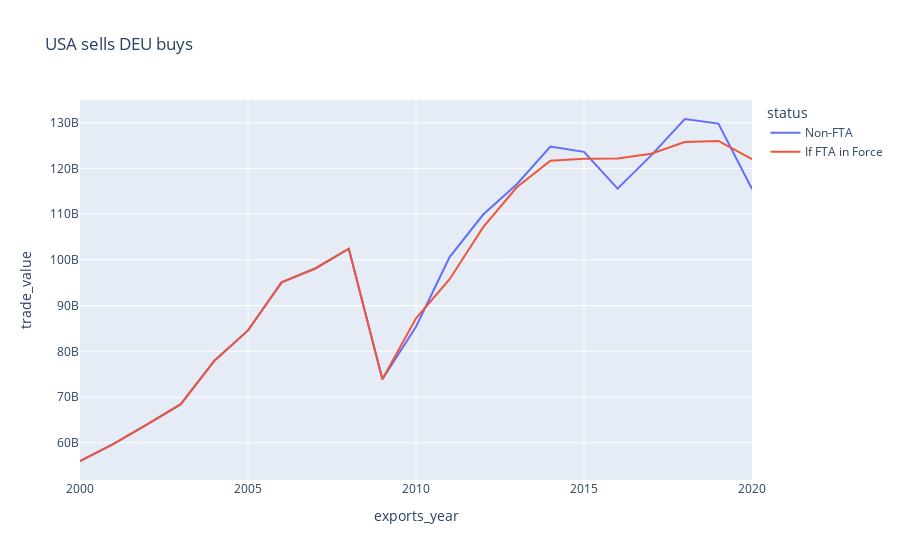
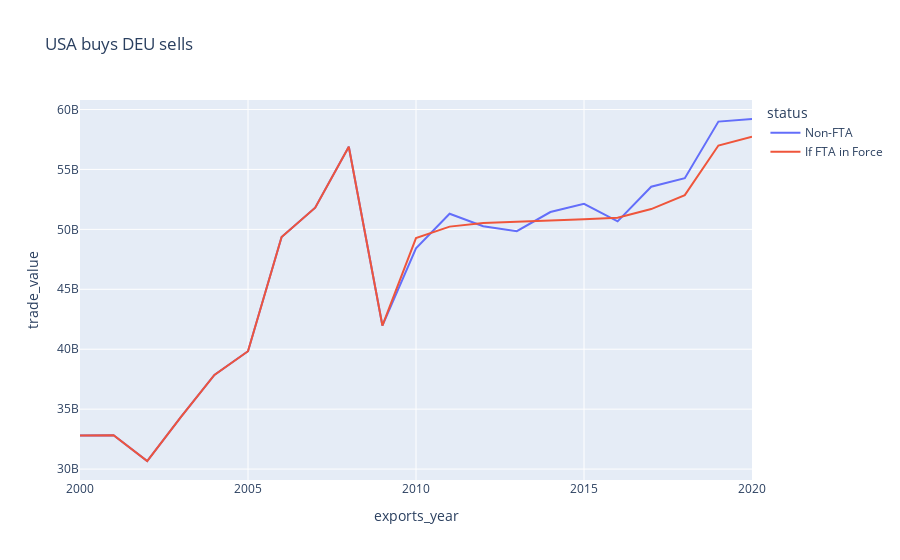

Notebook cell for these charts, in order:
### Code cell
%%time
rf_cv = GridSearchCV(RandomForestRegressor(random_state=100),
                     {'n_estimators':[5, 10, 15, 20, 50, 100], 'max_depth':[5, 10, 15]},
                     cv=5, verbose=3)
rf_cv.fit(X_train, y_train)
show_prediction(df_test, rf_cv.best_estimator_.predict(X_test), counter_country)
print(rf_cv.best_estimator_)
print(rf_cv.best_score_)
print(rf_cv.best_params_)

### Figure 1 — Plotly figure (JSON) as saved in the notebook; plotly's stock layout.template omitted (floating-point values rounded to 4 significant figures)
{"data": [{"hovertemplate": "status=Non-FTA<br>exports_year=%{x}<br>trade_value=%{y}<extra></extra>", "legendgroup": "Non-FTA", "line": {"color": "#636efa", "dash": "solid"}, "marker": {"symbol": "circle"}, "mode": "lines", "name": "Non-FTA", "orientation": "v", "showlegend": true, "type": "scatter", "x": [2000, 2001, 2002, 2003, 2004, 2005, 2006, 2007, 2008, 2009, 2010, 2011, 2012, 2013, 2014, 2015, 2016, 2017, 2018, 2019, 2020], "xaxis": "x", "y": [56015497702, 59741364797, 64012025915, 68436024961, 77960061124, 84571018734, 95091345312, 98118701740, 102447808199, 73915947170, 85380110870, 100611399931, 109920259888, 116537007135, 124788062664, 123629381278, 115569793752, 122844618172, 130807750432, 129803715386, 115517142354], "yaxis": "y"}, {"hovertemplate": "status=If FTA in Force<br>exports_year=%{x}<br>trade_value=%{y}<extra></extra>", "legendgroup": "If FTA in Force", "line": {"color": "#EF553B", "dash": "solid"}, "marker": {"symbol": "circle"}, "mode": "lines", "name": "If FTA in Force", "orientation": "v", "showlegend": true, "type": "scatter", "x": [2000, 2001, 2002, 2003, 2004, 2005, 2006, 2007, 2008, 2009, 2010, 2011, 2012, 2013, 2014, 2015, 2016, 2017, 2018, 2019, 2020], "xaxis": "x", "y": [56015497702, 59741364797, 64012025915, 68436024961, 77960061124, 84571018734, 95091345312, 98118701740, 102447808199, 73915947170, 87220000000.0, 95770000000.0, 107200000000.0, 115900000000.0, 121700000000.0, 122100000000.0, 122200000000.0, 123200000000.0, 125800000000.0, 126000000000.0, 122000000000.0], "yaxis": "y"}], "layout": {"legend": {"title": {"text": "status"}, "tracegroupgap": 0}, "title": {"text": "USA sells DEU buys"}, "xaxis": {"anchor": "y", "domain": [0, 1], "title": {"text": "exports_year"}}, "yaxis": {"anchor": "x", "domain": [0, 1], "title": {"text": "trade_value"}}}}

### Figure 2 — Plotly figure (JSON) as saved in the notebook; plotly's stock layout.template omitted (floating-point values rounded to 4 significant figures)
{"data": [{"hovertemplate": "status=Non-FTA<br>exports_year=%{x}<br>trade_value=%{y}<extra></extra>", "legendgroup": "Non-FTA", "line": {"color": "#636efa", "dash": "solid"}, "marker": {"symbol": "circle"}, "mode": "lines", "name": "Non-FTA", "orientation": "v", "showlegend": true, "type": "scatter", "x": [2000, 2001, 2002, 2003, 2004, 2005, 2006, 2007, 2008, 2009, 2010, 2011, 2012, 2013, 2014, 2015, 2016, 2017, 2018, 2019, 2020], "xaxis": "x", "y": [32810765207, 32816475563, 30674704944, 34340763508, 37854456195, 39832237014, 49354633766, 51812679065, 56890549612, 41975980939, 48425437304, 51300072150, 50253811786, 49850071526, 51443055624, 52123398790, 50665012998, 53558535093, 54268102611, 58990792577, 59206697840], "yaxis": "y"}, {"hovertemplate": "status=If FTA in Force<br>exports_year=%{x}<br>trade_value=%{y}<extra></extra>", "legendgroup": "If FTA in Force", "line": {"color": "#EF553B", "dash": "solid"}, "marker": {"symbol": "circle"}, "mode": "lines", "name": "If FTA in Force", "orientation": "v", "showlegend": true, "type": "scatter", "x": [2000, 2001, 2002, 2003, 2004, 2005, 2006, 2007, 2008, 2009, 2010, 2011, 2012, 2013, 2014, 2015, 2016, 2017, 2018, 2019, 2020], "xaxis": "x", "y": [32810765207, 32816475563, 30674704944, 34340763508, 37854456195, 39832237014, 49354633766, 51812679065, 56890549612, 41975980939, 49270000000.0, 50230000000.0, 50530000000.0, 50620000000.0, 50760000000.0, 50840000000.0, 50970000000.0, 51690000000.0, 52850000000.0, 56990000000.0, 57730000000.0], "yaxis": "y"}], "layout": {"legend": {"title": {"text": "status"}, "tracegroupgap": 0}, "title": {"text": "USA buys DEU sells"}, "xaxis": {"anchor": "y", "domain": [0, 1], "title": {"text": "exports_year"}}, "yaxis": {"anchor": "x", "domain": [0, 1], "title": {"text": "trade_value"}}}}
